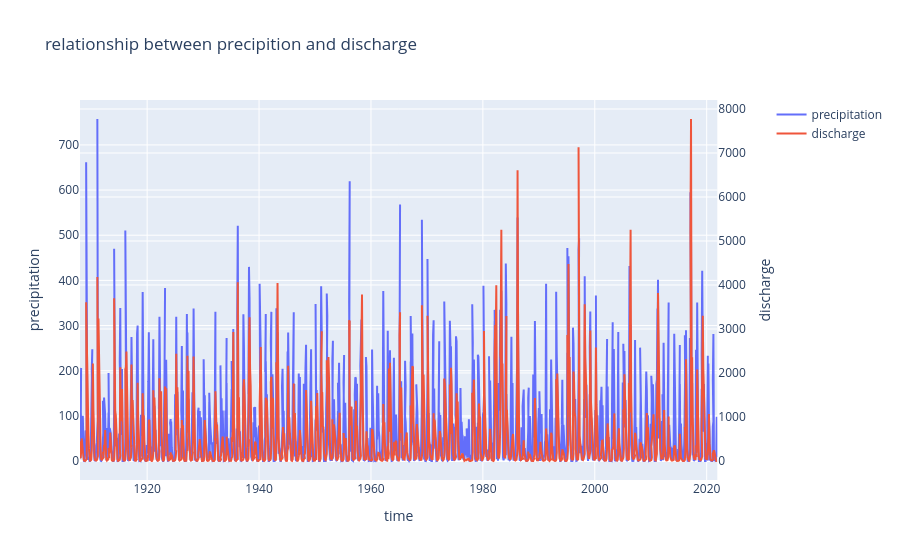

The code cell stored with this chart in its notebook:
### Markdown cell above
### add subplot for plotly

### Code cell
# import graph_objects from plotly package
import plotly.graph_objects as go
 
# import make_subplots function from plotly.subplots
# to make grid of plots
from plotly.subplots import make_subplots
 
# use specs parameter in make_subplots function
# to create secondary y-axis
fig1 = make_subplots(specs=[[{"secondary_y": True}]])

# plot a scatter chart by specifying the x and y values
# Use add_trace function to specify secondary_y axes.
fig1.add_trace(
    go.Scatter(x=precr['time'], y=precr['precipitation'], name="precipitation"),
    secondary_y=False)
 
# Use add_trace function and specify secondary_y axes = True.
fig1.add_trace(
    go.Scatter(x=precr['time'], y=precr['discharge'], name="discharge"),
    secondary_y=True,)
 
# Adding title text to the figure
fig1.update_layout(
    title_text="relationship between precipition and discharge"
)
 
# Naming x-axis
fig1.update_xaxes(title_text="time")
 
# Naming y-axes
fig1.update_yaxes(title_text="precipitation", secondary_y=False)
fig1.update_yaxes(title_text="discharge", secondary_y=True)

### Figure 1 — Plotly figure (JSON) as saved in the notebook; plotly's stock layout.template omitted (floating-point values rounded to 4 significant figures; data arrays with more than 128 entries replaced by an {"elided": "..."} marker saying what was removed)
{"data": [{"name": "precipitation", "type": "scatter", "x": {"elided": "1368 float values"}, "xaxis": "x", "y": {"elided": "1368 float values"}, "yaxis": "y"}, {"name": "discharge", "type": "scatter", "x": {"elided": "1368 float values"}, "xaxis": "x", "y": {"elided": "1368 float values"}, "yaxis": "y2"}], "layout": {"title": {"text": "relationship between precipition and discharge"}, "xaxis": {"anchor": "y", "domain": [0, 0.94], "title": {"text": "time"}}, "yaxis": {"anchor": "x", "domain": [0, 1], "title": {"text": "precipitation"}}, "yaxis2": {"anchor": "x", "overlaying": "y", "side": "right", "title": {"text": "discharge"}}}}
